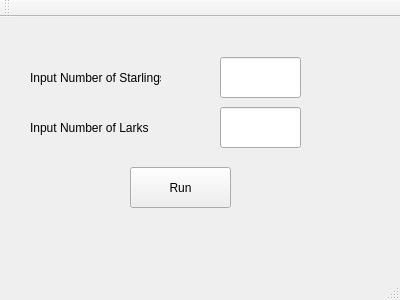
<?xml version="1.0" encoding="UTF-8"?>
<ui version="4.0">
 <class>ControlWindow</class>
 <widget class="QMainWindow" name="ControlWindow">
  <property name="geometry">
   <rect>
    <x>0</x>
    <y>0</y>
    <width>400</width>
    <height>300</height>
   </rect>
  </property>
  <property name="windowTitle">
   <string>ControlWindow</string>
  </property>
  <widget class="QWidget" name="centralWidget">
   <widget class="QPushButton" name="runButton">
    <property name="geometry">
     <rect>
      <x>130</x>
      <y>150</y>
      <width>101</width>
      <height>41</height>
     </rect>
    </property>
    <property name="text">
     <string>Run</string>
    </property>
   </widget>
   <widget class="QLineEdit" name="lineEdit">
    <property name="geometry">
     <rect>
      <x>220</x>
      <y>40</y>
      <width>81</width>
      <height>41</height>
     </rect>
    </property>
   </widget>
   <widget class="QLabel" name="label">
    <property name="geometry">
     <rect>
      <x>30</x>
      <y>50</y>
      <width>131</width>
      <height>21</height>
     </rect>
    </property>
    <property name="text">
     <string>Input Number of Starlings</string>
    </property>
   </widget>
   <widget class="QLabel" name="label_2">
    <property name="geometry">
     <rect>
      <x>30</x>
      <y>100</y>
      <width>131</width>
      <height>21</height>
     </rect>
    </property>
    <property name="text">
     <string>Input Number of Larks</string>
    </property>
   </widget>
   <widget class="QLineEdit" name="lineEdit_2">
    <property name="geometry">
     <rect>
      <x>220</x>
      <y>90</y>
      <width>81</width>
      <height>41</height>
     </rect>
    </property>
   </widget>
  </widget>
  <widget class="QMenuBar" name="menuBar">
   <property name="geometry">
    <rect>
     <x>0</x>
     <y>0</y>
     <width>400</width>
     <height>21</height>
    </rect>
   </property>
  </widget>
  <widget class="QToolBar" name="mainToolBar">
   <attribute name="toolBarArea">
    <enum>TopToolBarArea</enum>
   </attribute>
   <attribute name="toolBarBreak">
    <bool>false</bool>
   </attribute>
  </widget>
  <widget class="QStatusBar" name="statusBar"/>
 </widget>
 <layoutdefault spacing="6" margin="11"/>
 <resources/>
 <connections/>
</ui>
